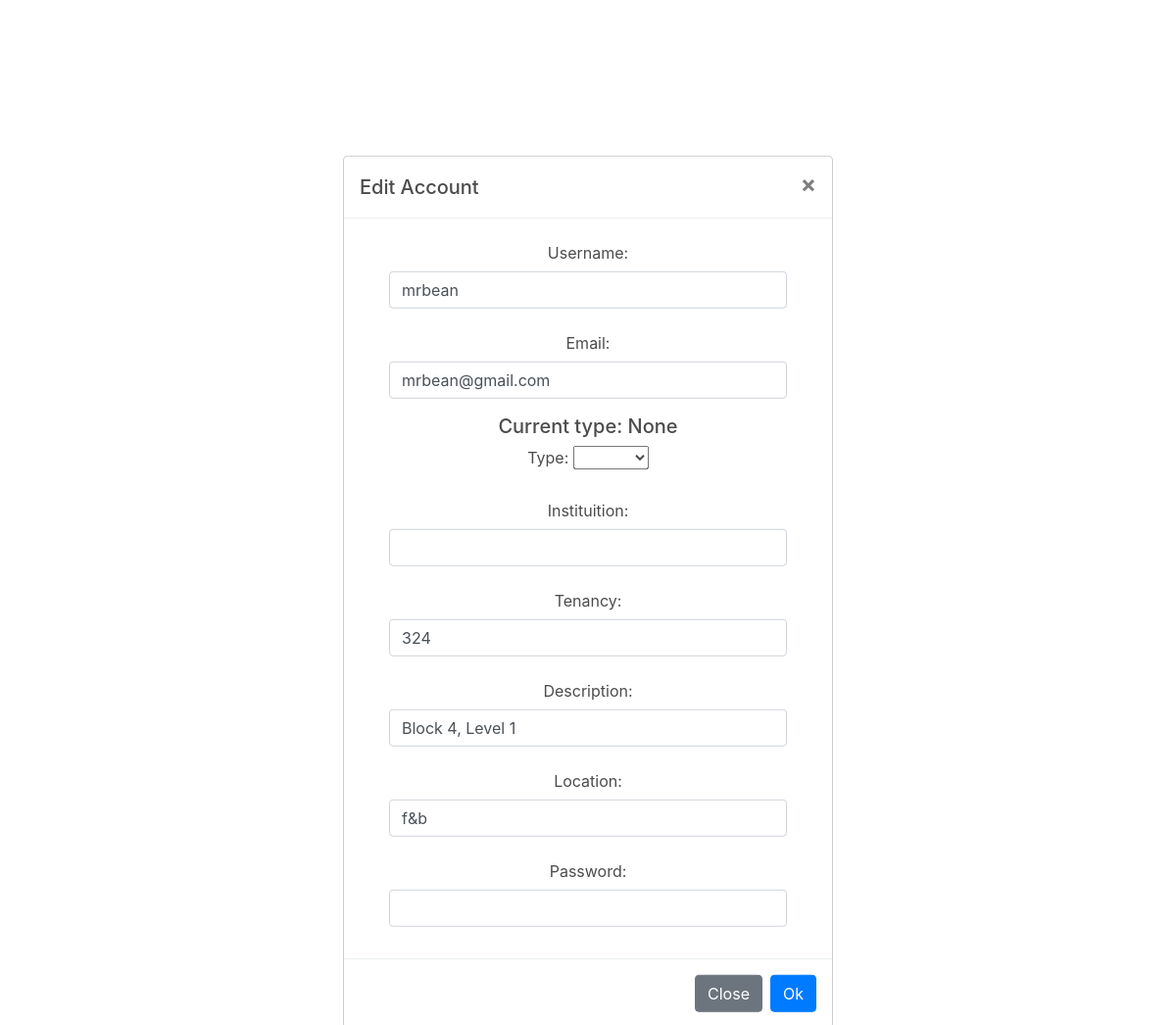
Page /admin/edit_mrbean (signed in) on the earlier database version.
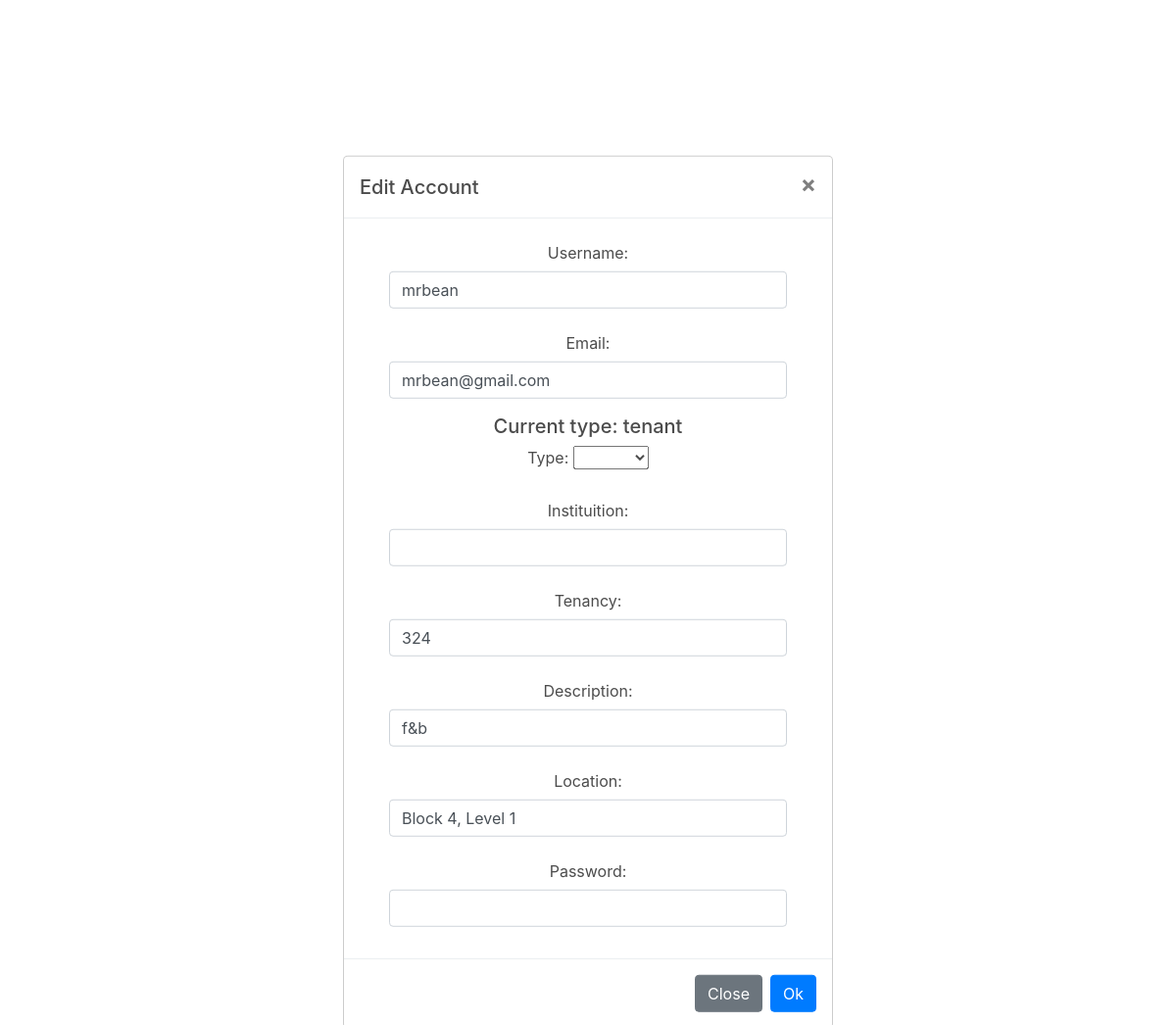
Same page on the later database version.
### app/models.py (models this page shows, shortened)
class User(db.Model):
    id = db.Column(db.Integer, primary_key = True)
    username = db.Column(db.String(64), index = True, unique = True)
    email = db.Column(db.String(120), index = True, unique = True)
    type = db.Column(db.String(20)) #tenant/auditor/admin
    institution = db.Column(db.String(64), index = True)
    messages_sent = db.relationship('Messages', foreign_keys='Messages.sender_id', backref='author', lazy='dynamic')
    messages_received = db.relationship('Messages', foreign_keys='Messages.recipient_id', backref='recipient', lazy='dynamic')
    tenancy = db.Column(db.Integer)
    description = db.Column(db.String(64))
    location = db.Column(db.String(64))

### app/adminstrator.py (the view, shortened to what this page needs)
@adminstrator.route('edit_<user>', methods=["GET","POST"])
def editFor(user):
    chosenUser = get_user_details(user)
    current_uid = getuserid(user)
    return render_template("admin/admin_edit.html", user = chosenUser, chose = "True")

### app/generalFunctions.py (called while the page is built)
def get_user_details(username: str):
    user = User.query.filter(User.username == username).first()
    dic = {
        "User ID" : user.id,
        "Username" : username,
        "Email" : user.email,
        "Type" : user.type,
        "Institution" : user.institution,
        "Tenancy" : user.tenancy,
        "Description" : user.description,
        "Location" : user.location
    }
    return dic

def getuserid(username):
    print(username)
    thisid = User.query.filter(User.username == username).first()
    return thisid.id

### app/templates/admin/admin_edit.html (shortened to what this page needs)
{% extends "admin/admin_base.html" %}
{% block head %}
{{ super() }}
{% endblock %}
{% block content %}
{% if chose == "False" %}
<a type="button" id="back" href="{{url_for('admin.admin_page')}}"><i class="fas fa-chevron-left"></i></a>
<input type="text" onkeyup="search()" placeholder="Search..." id="search"><i class="fa fa-search"></i>
<br>
<br>
<table id="users">
    <tr class="header">
        <th>Username</th>
    </tr>
    {% for user in users %}
    <tr>
        <td> <a type="button" href="{{ url_for('admin.editFor', user = user) }}" id="chooseUser"
                class="btn">{{user}}</a></td>
    </tr>
    {% endfor %}
</table>
{% elif chose == "True" %}
<div class="modal-dialog" role="document">
    <div class="modal-content">
        <div class="modal-header">
            <h5 class="modal-title" id="chosenUserLabel">Edit Account</h5>
            <a type="button" class="close" href="{{ url_for('admin.editAccount') }}" aria-label="Close">
                <span aria-hidden="true">&times;</span>
            </a>
        </div>
        <div class="modal-body">
            <form id="changedUserDetails" method="POST">
                <div class="form-group">
                    <label for="username" class="col-form-label">Username:</label>
                    <input type="text" class="form-control" id="username" name="username" value= "{{user['Username']}}">
                </div>
                <div class="form-group">
                    <label for="email" class="col-form-label">Email:</label>
                    <input type="text" class="form-control" id="email" name="email" value= "{{user['Email']}}">
                </div>
                <div class="form-group">
                    <h5>Current type: {{user['Type']}}</h5><br>
                    <label for="type" class="col-form-label">Type:</label>
                    <select id="type" name="type">
                        <option id="default" value="{{user['Type']}}"></option>
                        <option id="auditor" value="auditor">Auditor</option>
                    </select>
                </div>
                <div class="form-group">
                    <label for="instituition" class="col-form-label">Instituition:</label>
                    <input type="text" class="form-control" id="instituition" name="instituition"  value= "{{user['Instituition']}}">
                </div>
                <div class="form-group">
                    <label for="tenancy" class="col-form-label">Tenancy:</label>
                    <input type="text" class="form-control" id="tenancy" name="tenancy"  value= "{{user['Tenancy']}}">
                </div>
                <div class="form-group">
                    <label for="description" class="col-form-label">Description:</label>
                    <input type="text" class="form-control" id="description" name="description" value= "{{user['Description']}}">                </div>
                <div class="form-group">
                    <label for="location" class="col-form-label">Location:</label>
                    <input type="text" class="form-control" id="location" name="location" value= "{{user['Location']}}">
                </div>
                <div class="form-group">
                    <label for="password" class="col-form-label">Password:</label>
                    <input type="text" class="form-control" id="password" name="password">
                </div>
            </form>
        </div>
        <div class="modal-footer">
            <a type="button" class="btn btn-secondary" href="{{ url_for('admin.editAccount') }}">Close</a>
            <button type="submit" onClick="makeChange()" class="btn btn-primary">Ok</button>
        </div>
    </div>
</div>
{% endif %}
{% endblock %}

### app/templates/admin/admin_base.html (shortened to what this page needs)
<!DOCTYPE html>
<html lang="en">
    <head>
        {% block head %}
        <link rel="stylesheet" href="https://maxcdn.bootstrapcdn.com/bootstrap/4.5.2/css/bootstrap.min.css">
        <link rel="stylesheet" type="text/css" href="{{ url_for('static', filename='styles/admin.css')}}"/>
        {% endblock %}
    </head>
    <body>
        <div id="container">
          {% block content %}{% endblock %}
        </div>
    </body>
</html>

### app/static/styles/admin.css (style rules this page uses)
div#container { position: absolute; top: 50%; left: 50%; margin-right: -50%; transform: translate(-50%, -50%); align-items: center; text-align: center; display: inline-block; width: 80%; height: 75%; font-family: -apple-system, BlinkMacSystemFont, "Segoe UI", Roboto, Oxygen-Sans, Ubuntu, Cantarell, "Helvetica Neue", sans-serif, 'Nunito Sans'; }
body, div, dl, dt, dd, ul, ol, li, h1, h2, h3, h4, h5, h6, pre, form, fieldset, input, textarea, p, blockquote, th, td { padding:0; margin:0; }
body, input, textarea, select { font-family:-apple-system, BlinkMacSystemFont, "Segoe UI", Roboto, Oxygen-Sans, Ubuntu, Cantarell, "Helvetica Neue", sans-serif, 'Nunito Sans'; font-size: 16px; color: #4c4c4c; }
h2#account, h5 { display: inline-block; text-decoration: none; }
form { margin: 0 30px; }
select#type { border-radius: 2px black solid; }

Differences in the rows shown:
changed User "mrbean@gmail.com": Type "None" → "tenant"; description "Block 4, Level 1" → "f&b"; location "f&b" → "Block 4, Level 1"
